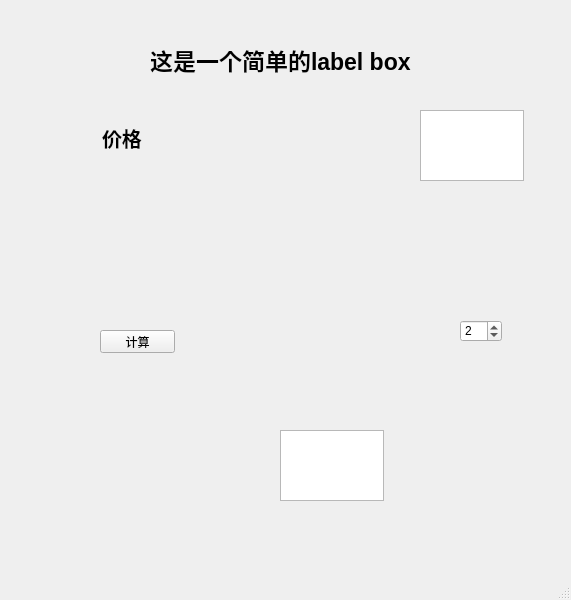
<?xml version="1.0" encoding="UTF-8"?>
<ui version="4.0">
 <class>MainWindow</class>
 <widget class="QMainWindow" name="MainWindow">
  <property name="geometry">
   <rect>
    <x>0</x>
    <y>0</y>
    <width>571</width>
    <height>600</height>
   </rect>
  </property>
  <property name="windowTitle">
   <string>MainWindow</string>
  </property>
  <widget class="QWidget" name="centralwidget">
   <widget class="QTextEdit" name="Price_box">
    <property name="geometry">
     <rect>
      <x>420</x>
      <y>110</y>
      <width>104</width>
      <height>71</height>
     </rect>
    </property>
   </widget>
   <widget class="QLabel" name="Price">
    <property name="geometry">
     <rect>
      <x>102</x>
      <y>123</y>
      <width>57</width>
      <height>29</height>
     </rect>
    </property>
    <property name="maximumSize">
     <size>
      <width>16777214</width>
      <height>16777215</height>
     </size>
    </property>
    <property name="font">
     <font>
      <pointsize>15</pointsize>
      <weight>75</weight>
      <italic>false</italic>
      <bold>true</bold>
     </font>
    </property>
    <property name="mouseTracking">
     <bool>false</bool>
    </property>
    <property name="text">
     <string>价格</string>
    </property>
   </widget>
   <widget class="QSpinBox" name="tax_rate">
    <property name="geometry">
     <rect>
      <x>460</x>
      <y>320</y>
      <width>42</width>
      <height>22</height>
     </rect>
    </property>
    <property name="value">
     <number>2</number>
    </property>
   </widget>
   <widget class="QPushButton" name="calc_tax_button">
    <property name="geometry">
     <rect>
      <x>100</x>
      <y>330</y>
      <width>75</width>
      <height>23</height>
     </rect>
    </property>
    <property name="text">
     <string>计算</string>
    </property>
   </widget>
   <widget class="QTextEdit" name="results_widow">
    <property name="geometry">
     <rect>
      <x>280</x>
      <y>430</y>
      <width>104</width>
      <height>71</height>
     </rect>
    </property>
   </widget>
   <widget class="QLabel" name="title">
    <property name="geometry">
     <rect>
      <x>150</x>
      <y>40</y>
      <width>273</width>
      <height>39</height>
     </rect>
    </property>
    <property name="font">
     <font>
      <pointsize>17</pointsize>
      <weight>75</weight>
      <bold>true</bold>
     </font>
    </property>
    <property name="text">
     <string>这是一个简单的label box</string>
    </property>
   </widget>
  </widget>
  <widget class="QMenuBar" name="menubar">
   <property name="geometry">
    <rect>
     <x>0</x>
     <y>0</y>
     <width>571</width>
     <height>23</height>
    </rect>
   </property>
  </widget>
  <widget class="QStatusBar" name="statusbar"/>
 </widget>
 <resources/>
 <connections/>
</ui>
